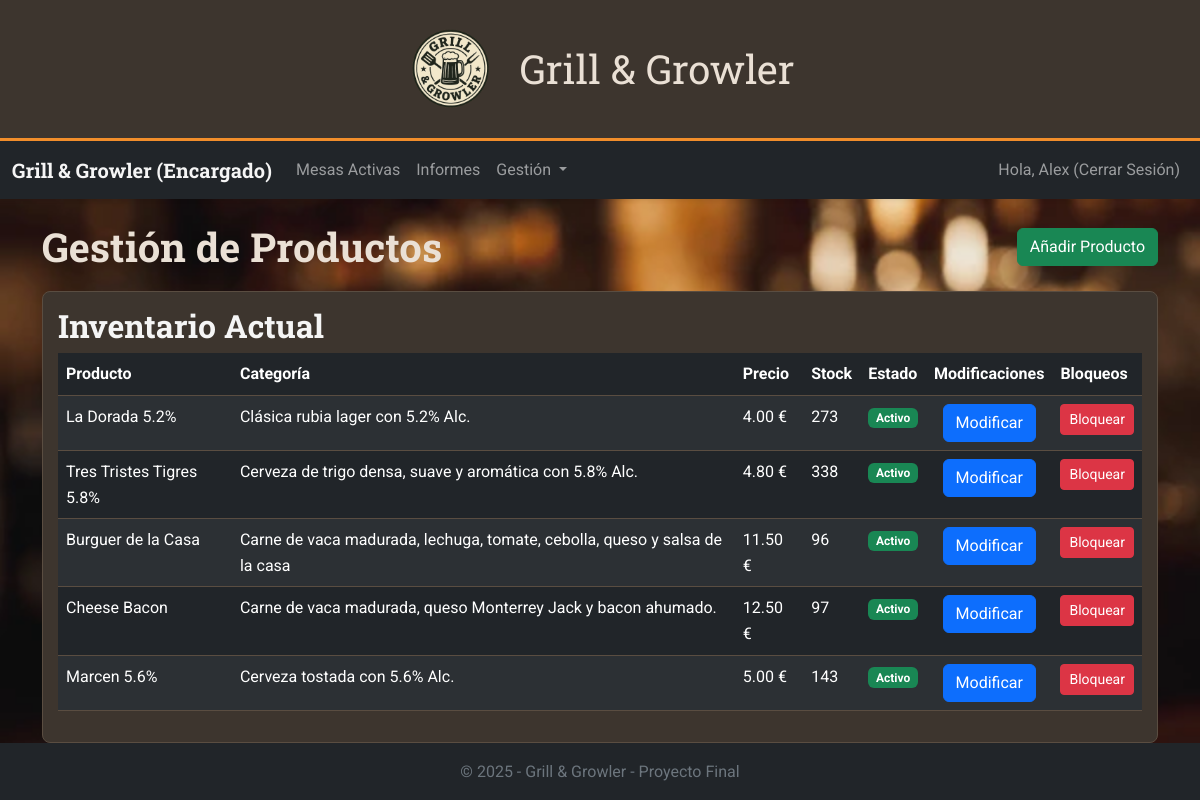
/Bootstrap/encargado/gestion_productos.php (signed in), run on an earlier commit of the app's database.
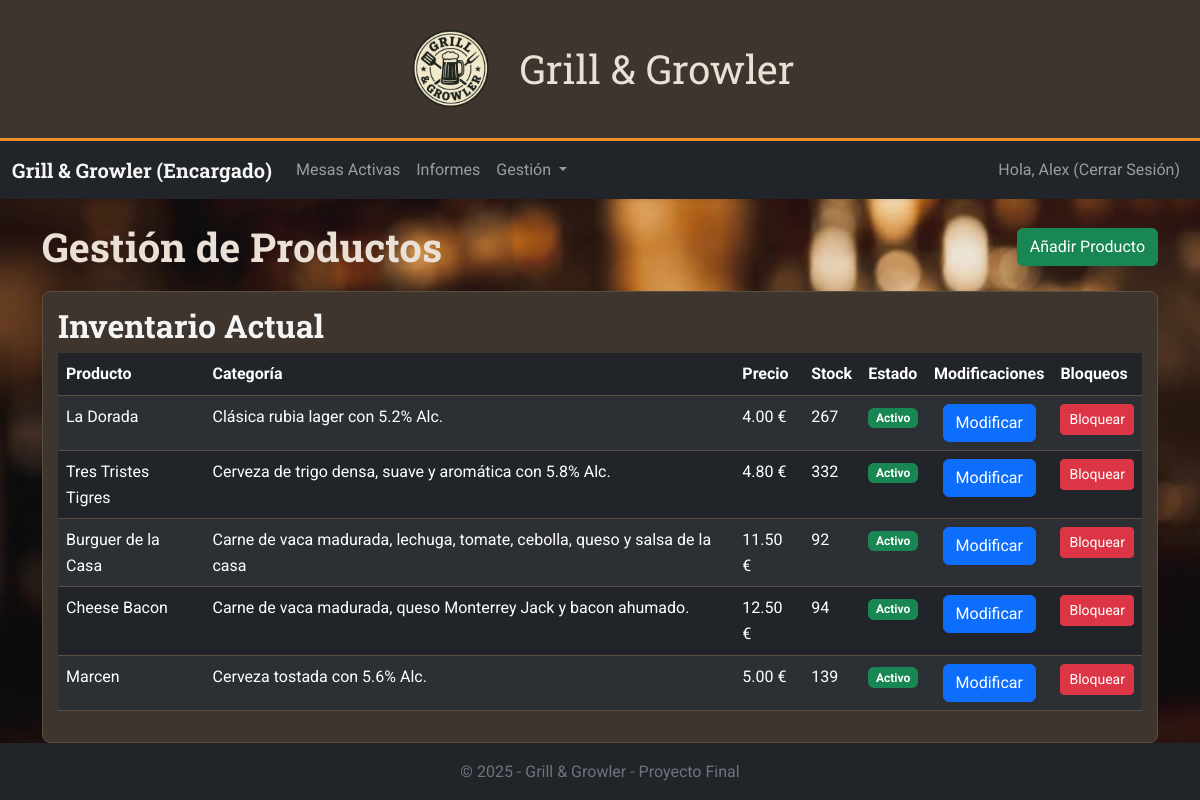
And on a later commit of the database.
### tables this page shows
CREATE TABLE `productos` (
  `idprod` int(11) NOT NULL,
  `nombre` varchar(50) NOT NULL,
  `descripcion` varchar(100) NOT NULL,
  `precio` float NOT NULL,
  `stock` int(11) NOT NULL,
  `estado` tinyint(1) NOT NULL,
  `categoria` int(11) NOT NULL,
  `estado_cat` tinyint(1) NOT NULL COMMENT '0 - activa\r\n1 - bloqueada'
);

### Bootstrap/encargado/gestion_productos.php (the view, shortened to what this page needs)
<!DOCTYPE html>
<html lang="es">
<head>
    <link rel="stylesheet" href="../css/bootstrap.min.css">
    <link rel="stylesheet" href="../css/style.css">
</head>
<body class="d-flex flex-column min-vh-100">
    <?php include '../includes/header.php'; ?>
    <?php include 'navbar_encargado.php'; ?>
    <main class="container mt-4 flex-grow-1">
        <div class="d-flex justify-content-between align-items-center mb-3">
            <h1 class="titulo" style="margin-top: 0; margin-bottom: 0;">Gestión de Productos</h1>
            <button class="btn btn-success" data-bs-toggle="collapse" data-bs-target="#collapseAnadir">
                Añadir Producto
            </button>
        </div>
        <div class="caja">
            <h2>Inventario Actual</h2>
            <div class="table-responsive">
                <table class="table table-dark table-striped table-hover">
                    <thead>
                        <tr>
                            <th>Producto</th>
                            <th>Categoría</th>
                            <th>Precio</th>
                            <th>Stock</th>
                            <th>Estado</th>
                            <th>Modificaciones</th>
                            <th>Bloqueos</th>
                        </tr>
                    </thead>
                    <tbody>
                        <?php
                        include("../includes/conexion.php");
                        $consulta_productos = "SELECT * FROM productos";
                        $result = mysqli_query($conn, $consulta_productos);
                        if (mysqli_num_rows($result) > 0) {
                            while ($row = mysqli_fetch_array($result)) {
                                $nombre = $row['nombre'];
                                $descripcion = $row['descripcion'];
                                $precio = $row['precio'];
                                $stock = $row['stock'];
                                $idprod = $row['idprod'];
                                if ($row['estado'] == 0) {
                                    $estado = 'Activo';
                                    $color = 'success';
                                    $bloquear = false;
                                } else {
                                    $estado = 'Bloqueado';
                                    $color = 'danger';
                                    $bloquear = true;
                                }
                                echo "<tr>";
                                echo "<td>" . ($nombre) . "</td>";
                                echo "<td>" . ($descripcion) . "</td>";
                                echo "<td>" . number_format($precio, 2) . " €</td>";
                                echo "<td>" . ($stock) . "</td>";
                                echo "<td><span class='badge bg-" . $color . "'>" . ($estado) . "</td>";
                                echo "<td class='text-center'>
                                        <button type='button' class='btn btn-primary' data-bs-toggle='modal' data-bs-target='#modalModificar$idprod'>
                                            Modificar
                                        </button>
                                    </td>";
                                echo "<td>
                                        <form action='gestion_productos.php' method='POST'>
                                            <input type='hidden' name='idprod' value='$idprod'>";
                                if (!$bloquear) {
                                    echo "<button type='submit' name='bloquear' class='btn btn-danger btn-sm'>Bloquear</button>";
                                } else {
                                    echo "<button type='submit' name='activar' class='btn btn-success btn-sm'>Activar</button>";
                                }
                                echo "</form>
                                        </td>";
                                echo "</tr>";
                            }
                        }
                        ?>
                    </tbody>
                </table>
            </div>
        </div>
    </main>
    <?php include '../includes/footer.php'; ?>
</body>
</html>

### Bootstrap/includes/header.php
<header class="brand-header">
    <div class="container-fluid text-center">
        <div class="row justify-content-center">
            <div class="col-auto">
                <img src="../img/LogoBG.png" width="90px" alt="">
            </div>
            <div class="col-auto brand-logo align-self-center" href="../index.php">
                <span class="brand-title">Grill & Growler</span>
            </div>
        </div>
    </div>
</header>

### Bootstrap/encargado/navbar_encargado.php (shortened to what this page needs)
<nav class="navbar navbar-expand-lg navbar-dark bg-dark shadow-sm">
  <div class="container-fluid">
    <a class="navbar-brand fw-bold" href="#">Grill & Growler (Encargado)</a>
    <div class="collapse navbar-collapse" id="navbarEncargado">
      <ul class="navbar-nav me-auto mb-2 mb-lg-0">
        <li class="nav-item">
          <a class="nav-link" href="#">Mesas Activas</a>
        </li>
        <li class="nav-item">
          <a class="nav-link" href="#">Informes</a>
        </li>
        <li class="nav-item dropdown">
          <a class="nav-link dropdown-toggle" href="#" id="dropdownGestion" role="button" data-bs-toggle="dropdown" aria-expanded="false">
            Gestión
          </a>
        </li>
      </ul>
      <ul class="navbar-nav ms-auto mb-2 mb-lg-0">
         <li class="nav-item">
            <a class="nav-link" href="../logout.php">Hola, <?php echo $_SESSION['nombre'] ?> (Cerrar Sesión)</a>
        </li>
      </ul>
    </div>
  </div>
</nav>

### Bootstrap/includes/footer.php
<footer class="mt-auto bg-dark text-center text-muted py-3">
    <div class="container">
        &copy; <?php echo date('Y'); ?> - Grill & Growler - Proyecto Final
    </div>
</footer>

What changed in the data, as far as the page shows it:
changed productos "Clásica rubia lager con 5.2% Alc.": nombre "La Dorada 5.2%" → "La Dorada"; stock "273" → "267"
changed productos "Cerveza de trigo densa, suave y aromática con 5.8% Alc.": nombre "Tres Tristes Tigres 5.8%" → "Tres Tristes Tigres"; stock "338" → "332"
changed productos "Burguer de la Casa": stock "96" → "92"
changed productos "Cheese Bacon": stock "97" → "94"
changed productos "Cerveza tostada con 5.6% Alc.": nombre "Marcen 5.6%" → "Marcen"; stock "143" → "139"
